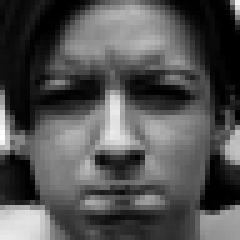
#> input picture Emociones_Dataset/anger/S010_004_00000018.png, 48 x 48 px (shown 5 times larger); its folder holds only this picture in this run
$ python main.py
#> lines starting #> are read from the running program, lines starting #| are printed output that depends on the picture
from PIL import Image
import os
import numpy as np
import pywt
import pywt.data
import matplotlib.pyplot as plt
from sklearn.decomposition import PCA
import pandas as pd
from sklearn.mixture import GaussianMixture
from sklearn.cluster import KMeans, DBSCAN
from sklearn.decomposition import TruncatedSVD
from sklearn.metrics import accuracy_score, confusion_matrix, adjusted_rand_score
from scipy.optimize import linear_sum_assignment
from fer import FER
import cv2
from scipy.spatial import KDTree
from sklearn.preprocessing import StandardScaler
from sklearn.model_selection import train_test_split
from sklearn.metrics import normalized_mutual_info_score, accuracy_score, silhouette_score, davies_bouldin_score
from sklearn.cluster import KMeans
from sklearn.decomposition import FastICA
from sklearn.metrics import silhouette_samples
import matplotlib.cm as cm

path = 'Emociones_Dataset'
folder_paths = os.listdir(path)

folder = []

for folder_path in folder_paths:
    print(folder_path)
    folder_path = os.path.join( path, folder_path)
    image_paths = os.listdir(folder_path)

    images = []
    for image_path in image_paths:
        img = Image.open(os.path.join( folder_path, image_path))
#> img is the input picture: PIL image 48x48 L; min 0, max 255, mean 82
        images.append(img)

    folder.append(images)

    """#Asignación de vectores característicos

## LH array
"""

#Load feature vector:
def get_vector(original):
  original = original.resize((224, 224))
  coeffs2 = pywt.dwt2(original, 'bior1.3')
  LL, (LH, HL, HH) = coeffs2

  return LL, LH, HL, HH

#Cargamos el feature vector LH, reconoce mejor expreciones faciales
LH_list = []
emocion_list = []

for i in range(len(folder)):
  for img in folder[i]:
    _, LH, _, _ = get_vector(img)
    LH_list.append(LH.flatten())
    emocion_list.append(i)
#> this loop made 2 passes
#> pass 1, in get_vector, `original = original.resize((224, 224))`:
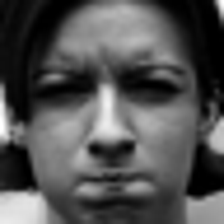
#> original: PIL image 224x224 L; min 0, max 255, mean 82
#> pass 1, in get_vector, `LL, (LH, HL, HH) = coeffs2`:
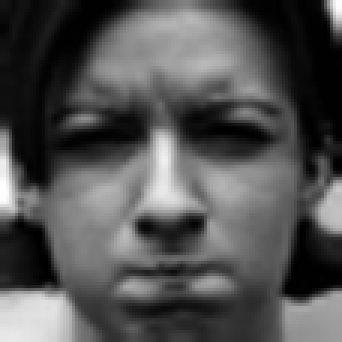
#> LL: shape (114, 114) float64 (shown 3 times larger); min -2.65, max 511.4, mean 164.1; drawn with min black and max white
#> pass 1, in get_vector, `LL, (LH, HL, HH) = coeffs2`:
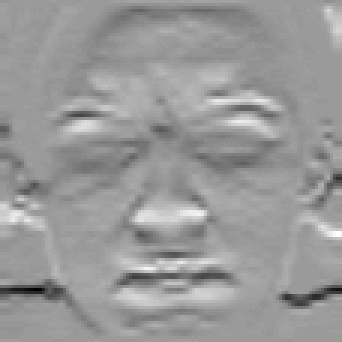
#> LH: shape (114, 114) float64 (shown 3 times larger); min -38.63, max 25.06, mean -0.3; drawn with min black and max white
#> pass 1, in get_vector, `LL, (LH, HL, HH) = coeffs2`:
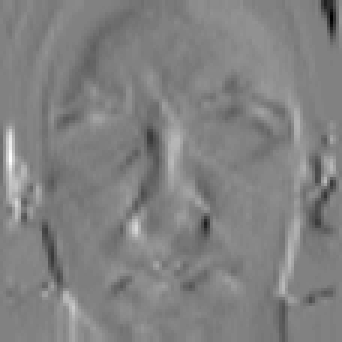
#> HL: shape (114, 114) float64 (shown 3 times larger); min -39.69, max 38.56, mean 0.1; drawn with min black and max white
#> after the loop:
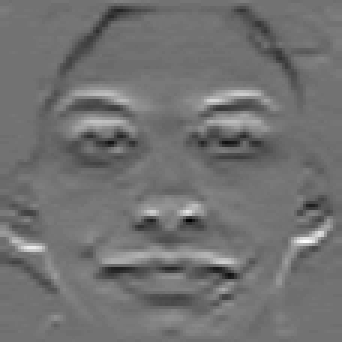
#> LH: shape (114, 114) float64 (shown 3 times larger); min -31, max 38.19, mean -0.2; drawn with min black and max white
#> after the loop, LH_list = 2 items; emocion_list = [0, 1]

LH_array = np.array(LH_list)
emociones = np.array(emocion_list)
#> emociones = [0, 1]

emotion_titles = ['happy', 'contempt', 'fear', 'surprise', 'sadness', 'anger', 'disgust']
_ , counts = np.unique(emociones, return_counts=True)
#> counts = [1, 1]

for value, count in zip(emotion_titles, counts):
    print(f"{value}: {count}")
#> this loop made 2 passes
#> (value, count) on passes 1 to 2: ('happy', 1), ('contempt', 1)
#| happy: 1
#| contempt: 1

"""Mostramos imágenes"""

# Load image
img = folder[0][0]
img = img.resize((224,224))
original = img

# Wavelet transform of image, and plot approximation and details
titles = ['Approximation', ' Horizontal detail',
          'Vertical detail', 'Diagonal detail']

coeffs2 = pywt.dwt2(original, 'bior1.3')
LL, (LH, HL, HH) = coeffs2
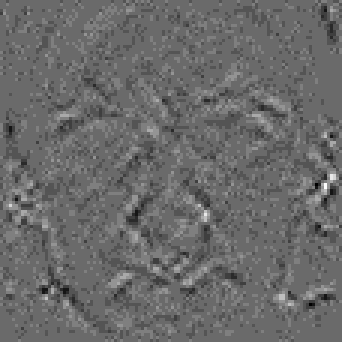
#> HH: shape (114, 114) float64 (shown 3 times larger); min -2.5, max 3.5, mean -0.00373; drawn with min black and max white
fig = plt.figure(figsize=(12, 3))
for i, a in enumerate([LL, LH, HL, HH]):
    ax = fig.add_subplot(1, 4, i + 1)
    ax.imshow(a, interpolation="nearest", cmap=plt.cm.gray)
    ax.set_title(titles[i], fontsize=10)
    ax.set_xticks([])
    ax.set_yticks([])
#> this loop made 4 passes

fig.tight_layout()
plt.show(block=False)

"""## emotion_vector (fer)

Detectamos emociones base usando fer:
"""

img = folder[0][0]
img = img.resize((224,224))
img = np.array(img)
img = cv2.cvtColor(img, cv2.COLOR_GRAY2RGB)
#> img: shape (224, 224, 3)

plt.axis('off')
plt.imshow(img)
plt.show(block=False)

#> (the run stopped early here; a loop or call above may not have finished)
